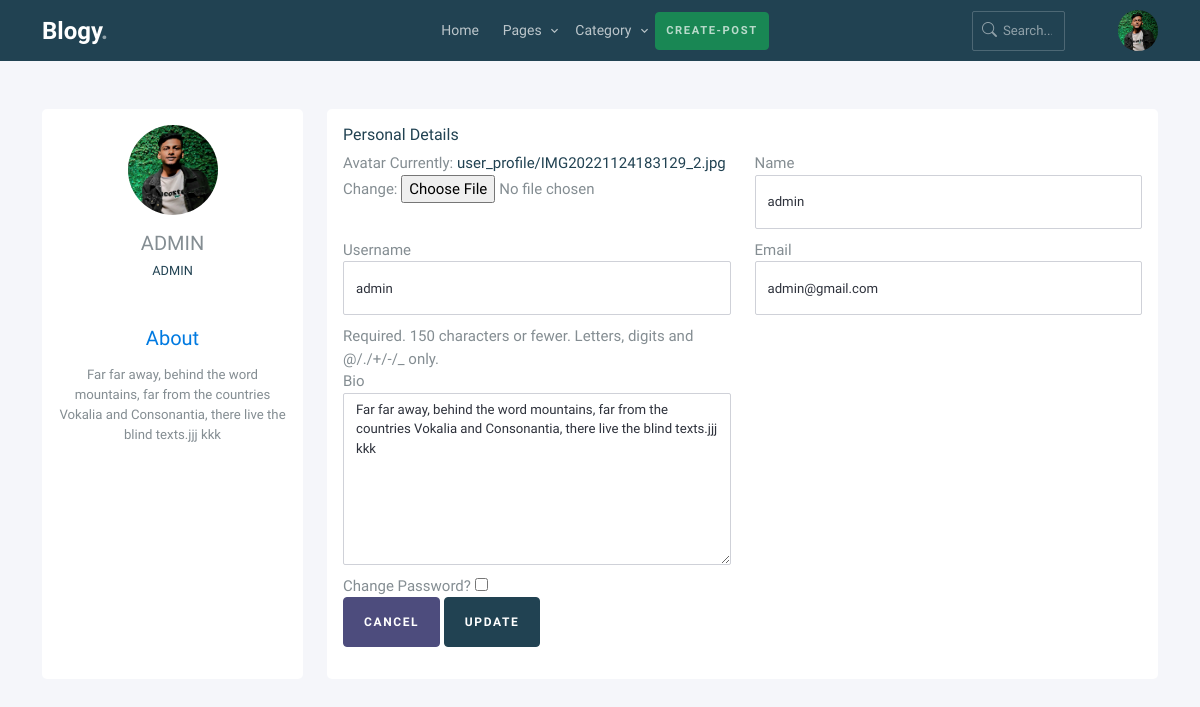
The app's page /edit-profile/1 (signed in) with its own data.
### app/models.py (models this page shows)
class CustomUser(AbstractUser):
    name = models.CharField(max_length=200, null=True)
    email = models.EmailField(unique=True, null=True)
    bio = models.TextField(null = True)
    avatar = models.ImageField(upload_to="user_profile/",null=True, default='user_profile/user.jpg')
    USERNAME_FIELD = 'email'
    REQUIRED_FIELDS = ['username']

### app/views.py (the view)
# urls.py: path('edit-profile/<str:pk>', edit_profile, name='edit-profile'),
@login_required
def edit_profile(request, pk):
    if request.method == 'POST':
        user_form = CustomUserChangeForm(request.POST, request.FILES, instance=request.user)
        password_form = CustomPasswordChangeForm(request.user, request.POST)
        if 'change_password' in request.POST and request.POST['change_password'] == 'on':  # If checkbox is checked
            if user_form.is_valid() and password_form.is_valid():
                user_form.save()
                password_form.save()
                update_session_auth_hash(request, request.user)  # Update session with new authentication hash
                messages.success(request, 'Profile and password updated successfully.')
                return redirect('profile', pk=request.user.pk)  # Redirect to user profile page after saving
            for field, errors in password_form.errors.items():
                for error in errors:
                    messages.error(request, f"{password_form.fields[field].label}: {error}")
        else:
            if user_form.is_valid():
                user_form.save()
                messages.success(request, 'Profile updated successfully.')
                return redirect('profile', pk=request.user.pk)  # Redirect to user profile page after saving
            for field, errors in user_form.errors.items():
                for error in errors:
                    messages.error(request, f"{user_form.fields[field].label}: {error}")
    else:
        user_form = CustomUserChangeForm(instance=request.user)
        password_form = CustomPasswordChangeForm(request.user)
    return render(request, 'edit_profile.html', {'user_form': user_form, 'password_form': password_form})

### app/forms.py
class CustomUserChangeForm(UserChangeForm):
    class Meta:
        model = CustomUser
        fields = ['avatar','name','username', 'email', 'bio']
        exclude = ['password']
        widgets = {
                   'name': TextInput(attrs={'class':'form-control'}),
                   'username': TextInput(attrs={'class':'form-control'}),
                   'email': EmailInput(attrs={'class': 'form-control'}),
                   'bio': Textarea(attrs={'class':'form-control','cols':5, 'rows':8}),
                   }

class CustomPasswordChangeForm(PasswordChangeForm):
    def __init__(self, *args, **kwargs):
        super().__init__(*args, **kwargs)
        for field_name in self.fields:
            if hasattr(self.fields[field_name].widget, 'attrs'):
                self.fields[field_name].widget.attrs.update({'class': 'form-control'})
            self.fields[field_name].label = self.fields[field_name].label.capitalize()

### app/templates/edit_profile.html (shortened to what this page needs)
{% load static %}
<!DOCTYPE html>
<html lang="en">
<head>
    <link rel="stylesheet" href="{% static "fonts/icomoon/style.css" %}">
    <link rel="stylesheet" href="{% static "fonts/flaticon/font/flaticon.css" %}">
    <link rel="stylesheet" href="https://cdn.jsdelivr.net/npm/bootstrap-icons@1.8.1/font/bootstrap-icons.css">
    <link rel="stylesheet" href="https://cdn.jsdelivr.net/npm/bootstrap-icons@1.11.3/font/bootstrap-icons.min.css">
    <link rel="stylesheet" href="{% static "css/tiny-slider.css" %}">
    <link rel="stylesheet" href="{% static "css/aos.css" %}">
    <link rel="stylesheet" href="{% static "css/glightbox.min.css" %}">
    <link rel="stylesheet" href="{% static "css/style.css" %}">
    <link rel="stylesheet" href="{% static "css/flatpickr.min.css" %}">
</head>
<body>
    {% include "nav.html" %}
    <div class="container my-5">
        <div class="row gutters">
            <div class="col-xl-3 col-lg-3 col-md-12 col-sm-12 col-12">
                <div class="card h-100">
                    <div class="card-body">
                        <div class="account-settings">
                            <div class="user-profile">
                                <div class="user-avatar">
                                    <img src="{{request.user.avatar.url}}" alt="Maxwell Admin">
                                </div>
                                <h5 class="user-name">{{request.user.name.upper}}</h5>
                                <h6 class="user-email"><a href="#" class="__cf_email__" >{{request.user.username.upper}}</a></h6>
                            </div>
                            <div class="about">
                                <h5>About</h5>
                                <p>{{request.user.bio}}</p>
                            </div>
                        </div>
                    </div>
                </div>
            </div>
        <div class="col-xl-9 col-lg-9 col-md-12 col-sm-12 col-12">
            <div class="card h-100">
                <div class="card-body">
                    <form method="POST"  enctype="multipart/form-data">
                        <div class="row gutters">
                            <div class="col-xl-12 col-lg-12 col-md-12 col-sm-12 col-12">
                                <h6 class="mb-2 text-primary">Personal Details</h6>
                            </div>
                            {% for field in user_form %}
                                {% if field.name != 'password' %}
                                    <div class="col-xl-6 col-lg-6 col-md-6 col-sm-6 col-12">
                                        <div class="form-group">
                                            <label for="{{field.name}}">{{ field.label }}</label>
                                            {{ field }}
                                            <span>{{ field.help_text }}</span>
                                        </div>
                                    </div>
                                {% endif %}
                            {% endfor %}
                            <div class="col-xl-12 col-lg-12 col-md-12 col-sm-12 col-12">
                                <div class="form-group">
                                    <label for="change_password">Change Password?</label>
                                    <input type="checkbox" name="change_password" id="change_password">
                                </div>
                            </div>
                        </div>
                        <div class="row gutters">
                            <div class="col-xl-12 col-lg-12 col-md-12 col-sm-12 col-12">
                                <div class="text-right">
                                    <a href="{{ request.META.HTTP_REFERER }}"  class="btn btn-secondary">Cancel</a>
                                    <button type="submit" id="submit" name="submit" class="btn btn-primary">Update</button>
                                </div>
                            </div>
                        </div>
                    </form>
                </div>
            </div>
        </div>
    </div>
    </body>
</html>

### app/templates/nav.html (shortened to what this page needs)
{% load static %}
<nav class="site-nav">
    <div class="container">
        <div class="menu-bg-wrap">
            <div class="site-navigation">
                <div class="row g-0 align-items-center">
                    <div class="col-2">
                        <a href="{% url 'home' %}" class="logo m-0 float-start">Blogy<span class="text-primary">.</span></a>
                    </div>
                    <div class="col-8 text-center">
                        <ul class="js-clone-nav d-none d-lg-inline-block  text-start site-menu mx-auto">
                            <li class=""><a href="{% url 'home' %}">Home</a></li>
                            <li class="has-children">
                                <a class="js-menu-toggle" >Pages</a>
                            </li>
                            <li  class="has-children"><a href="">Category</a>
                            </li>
                            {% if user.is_authenticated %}
                                <li ><a style="font-size:.7rem !important;" class="btn btn-success" href="{% url 'create-post' %}">Create-POST</a></li>
                            {% endif %}
                        </ul>
                    </div>
                    <div class="col-1 text-end">
                        <form action="{% url "search" %}" method="GET" class="search-form d-none d-lg-inline-block">
                            <input type="text" name="q" class="form-control" placeholder="Search...">
                            <span class="bi-search"></span>
                        </form>
                    </div>
                    <div class="col-1 text-end d-none d-sm-none d-lg-inline-block">
                        {% if user.is_authenticated %}
                        <img src="{{request.user.avatar.url}}" class="user-pic" onclick="toggleMenu()">
                                    {% else %}
                                        <a href="{% url 'login' %}">
                                            <span class="text-light">Login</span>
                                        </a>
                                {% endif %}
                    </div>
                </div>
        </div>
    </div>
</nav>

### app/templates/edit_profile.html (style rules this page uses)
body { background:#f5f6fa; }
.account-settings .user-profile { margin: 0 0 1rem 0; padding-bottom: 1rem; text-align: center; }
.account-settings .user-profile .user-avatar { margin: 0 0 1rem 0; }
.account-settings .user-profile .user-avatar img { width: 90px; height: 90px; -webkit-border-radius: 100px; -moz-border-radius: 100px; border-radius: 100px; }
.account-settings .user-profile h5.user-name { margin: 0 0 0.5rem 0; }
.account-settings .user-profile h6.user-email { margin: 0; font-size: 0.8rem; font-weight: 400; color: #9fa8b9; }
.account-settings .about { margin: 2rem 0 0 0; text-align: center; }
.account-settings .about h5 { margin: 0 0 15px 0; color: #007ae1; }
.account-settings .about p { font-size: 0.825rem; }
.form-control { border: 1px solid #cfd1d8; -webkit-border-radius: 2px; -moz-border-radius: 2px; border-radius: 2px; font-size: .825rem; background: #ffffff; color: #2e323c; }
.card { background: #ffffff; -webkit-border-radius: 5px; -moz-border-radius: 5px; border-radius: 5px; border: 0; margin-bottom: 1rem; }

### app/templates/nav.html (style rules this page uses)
.user-pic { width: 40px; border-radius: 50%; cursor: pointer; margin-left: 30px; }

### records on screen
CustomUser: user.avatar (picture), user.name "ADMIN", user.username "ADMIN", user.bio "Far far away, behind the word mountains, far from the countries Vokalia and Consonantia, there live the blind texts.jjj kkk", user_form "admin" "admin" "admin@gmail.com" "Far far away, behind the word mountains, far from the countries Vokalia and Consonantia, there live the blind texts.jjj kkk"

### other values on screen
{{ field.label }} "Avatar" "Name" "Username" "Email" "Bio"
{{ field.help_text }} "Required. 150 characters or fewer. Letters, digits and @/./+/-/_ only."
